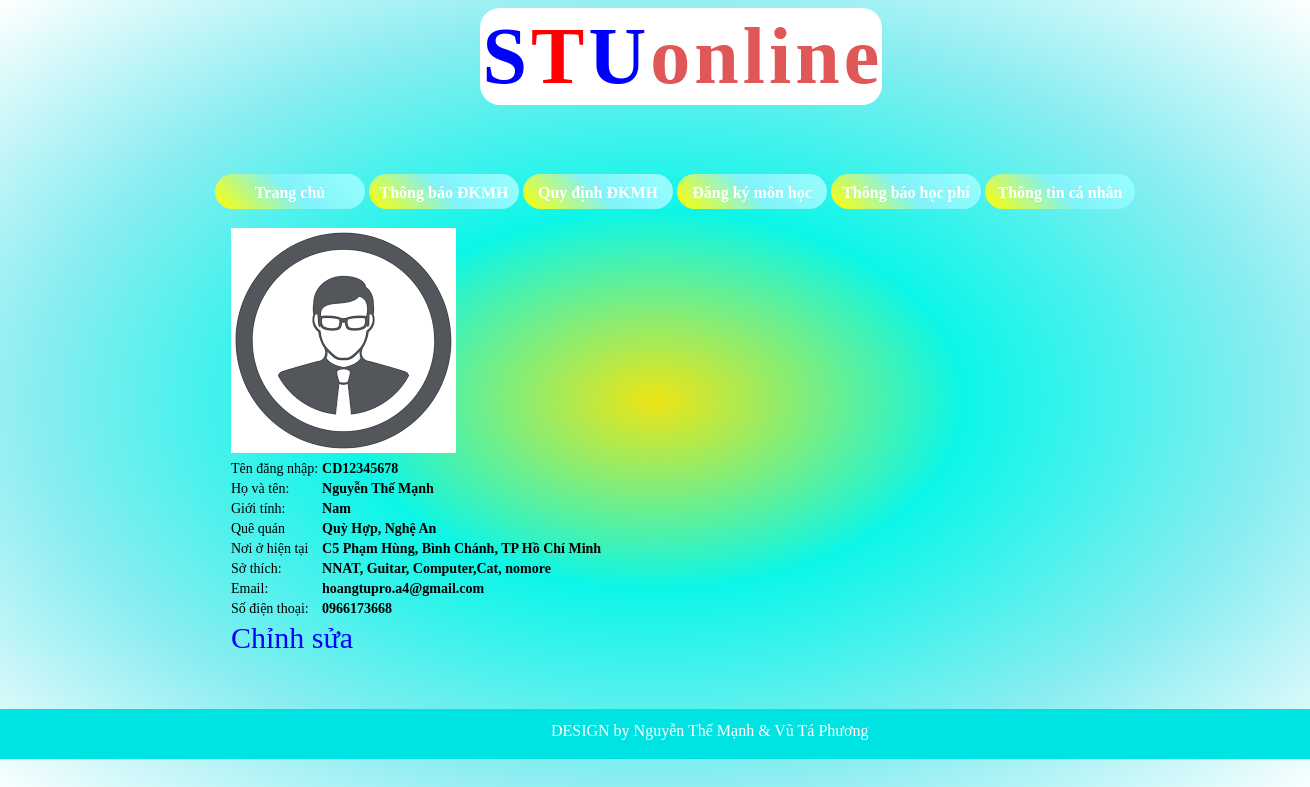
Page /DKMHOnline/thongtin.php (signed in) on the earlier database version.
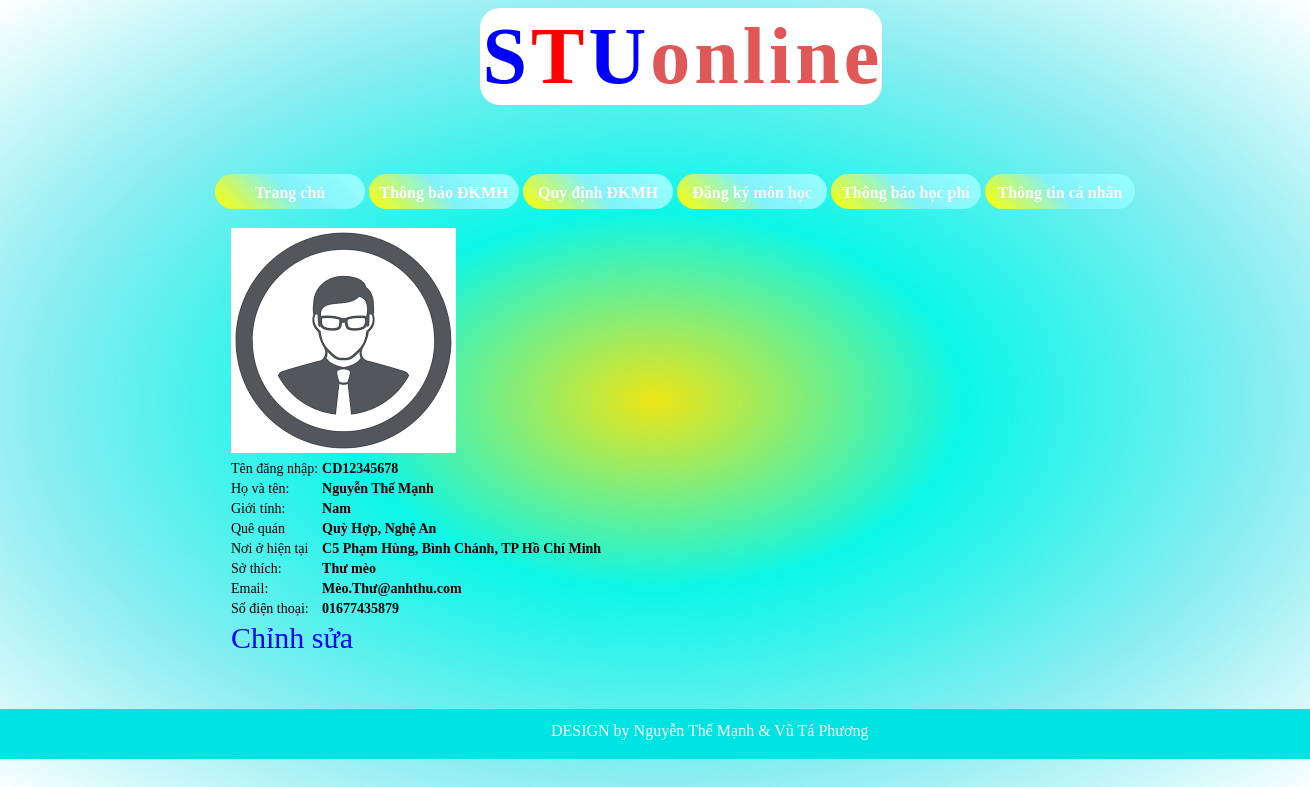
Same page on the later database version.
### tables this page shows
CREATE TABLE IF NOT EXISTS `sinhvien` (
  `mssv` varchar(10) NOT NULL,
  `pass` varchar(12) NOT NULL,
  `hoten` tinytext NOT NULL,
  `gt` tinytext NOT NULL,
  `quequan` tinytext NOT NULL,
  `noio` tinytext NOT NULL,
  `manv` varchar(10) DEFAULT NULL,
  `sothich` tinytext,
  `avt` tinytext,
  `email` tinytext,
  `sdt` int(12) DEFAULT NULL,
  `manganh` varchar(10) DEFAULT NULL,
  `makhoa` varchar(10) DEFAULT NULL,
  `covanht` varchar(10) DEFAULT NULL,
  PRIMARY KEY (`mssv`),
  KEY `makhoa` (`makhoa`),
  KEY `manganh` (`manganh`),
  KEY `manv` (`manv`),
  KEY `covanht` (`covanht`)
);

### DKMHOnline/thongtin.php (the view, shortened to what this page needs)
<?php
if (isset($_SESSION['user'])) {
  $tennd=$_SESSION['user'];
}
else
{
  header('Location: index.php');
}
include 'config/config.php';
?>
<!doctype html>
<html>
<head><meta http-equiv="content-type" content="text/html;charset=utf-8"/>
    <link href="css/hover.css" rel="stylesheet" media="all">
     <link href="css/magic.css" rel="stylesheet">
     <link href="css/logoheader.css" rel="stylesheet">
     <link href="css/dinhdangnut.css" rel="stylesheet">
     <link href="css/nutdangnhap.css" rel="stylesheet">
</head>
<body >
    <div id="header">
    <table align="center" class="tb">
        <tr class="logo"><td class="logophai stu1">S</td><td class="logotrai stu2">T</td><td class="logophai stu1">U</td><td class="logotrai">o</td><td class="logophai">n</td><td class="logotrai">l</td><td class="logophai">i</td><td class="logotrai">n</td><td class="logophai">e</td></tr>
        </table>
        </div>
    <div id="main">
    <div id="thanweb">
    <div id="menutrai">
    <ul>
    <li class="hvr-sweep-to-right hvr-ripple-out"><a>Trang chủ</a></li>
    <li class="hvr-sweep-to-right hvr-ripple-out"><a>Thông báo ĐKMH</a></li>
    <li class="hvr-sweep-to-right hvr-ripple-out"><a>Quy định ĐKMH</a></li>
    <li class="hvr-sweep-to-right hvr-ripple-out"><a>Đăng ký môn học</a></li>
    <li class="hvr-sweep-to-right hvr-ripple-out"><a>Thông báo học phí</a></li>
    <li class="hvr-sweep-to-right hvr-ripple-out"><a href="thongtin.php">Thông tin cá nhân</a></li>
    </ul>
    </div>
    <div id="noidung">
      <?php
            $sqlhoten="SELECT hoten FROM `sinhvien`";
            $datahoten = $obj->prepare($sqlhoten);
            $datahoten->execute();
            $manghoten=$datahoten->fetch(PDO::FETCH_ASSOC);
            $hoten=$manghoten['hoten'];
            $sqlgt="SELECT gt FROM `sinhvien`";
            $datagt = $obj->prepare($sqlgt);
            $datagt->execute();
            $manggt=$datagt->fetch(PDO::FETCH_ASSOC);
            $gt=$manggt['gt'];
            $sqlquequan="SELECT quequan FROM `sinhvien`";
            $dataquequan = $obj->prepare($sqlquequan);
            $dataquequan->execute();
            $mangquequan=$dataquequan->fetch(PDO::FETCH_ASSOC);
            $quequan=$mangquequan['quequan'];
            $sqlnoio="SELECT noio FROM `sinhvien`";
            $datanoio = $obj->prepare($sqlnoio);
            $datanoio->execute();
            $mangnoio=$datanoio->fetch(PDO::FETCH_ASSOC);
            $noio=$mangnoio['noio'];
            $sqlsothich="SELECT sothich FROM `sinhvien`";
            $datasothich = $obj->prepare($sqlsothich);
            $datasothich->execute();
            $mangst=$datasothich->fetch(PDO::FETCH_ASSOC);
            $st=$mangst['sothich'];
            $sqlavt="SELECT avt FROM `sinhvien`";
            $dataavt = $obj->prepare($sqlavt);
            $dataavt->execute();
            $mangavt=$dataavt->fetch(PDO::FETCH_ASSOC);
            $avt=$mangavt['avt'];
            $sqlemail="SELECT email FROM `sinhvien`";
            $dataemail = $obj->prepare($sqlemail);
            $dataemail->execute();
            $mangemail=$dataemail->fetch(PDO::FETCH_ASSOC);
            $email=$mangemail['email'];
            $sqlsdt="SELECT sdt FROM `sinhvien`";
            $datasdt = $obj->prepare($sqlsdt);
            $datasdt->execute();
            $mangsdt=$datasdt->fetch(PDO::FETCH_ASSOC);
            $sdt=$mangsdt['sdt'];
            if ($avt=='' && $gt=="Nam") {
                $avatar='image/nam.png';
            }
            else
            {
                $avatar='image/nu.jpg';
            }
    ?>
    <table style="font-size:14px">
                <tr><td colspan="2"><div class="khungavt"><img src="<?php echo $avatar;?>"></div></td></tr>
                <tr ><td>Tên đăng nhập: </td><td style="font-weight: bold;"><?php echo $tennd;?></td></tr>
                <tr ><td>Họ và tên: </td><td style="font-weight: bold;"><?php echo $hoten;?></td></tr>
                <tr ><td>Giới tính: </td><td style="font-weight: bold;"><?php echo $gt;?></td></tr>
                <tr ><td>Quê quán</td><td style="font-weight: bold;"><?php echo $quequan;?></td></tr>
                <tr ><td>Nơi ở hiện tại</td><td style="font-weight: bold;"><?php echo $noio;?></td></tr>
                <tr ><td>Sở thích: </td><td style="font-weight: bold;"><?php echo $st;?></td></tr>
                <tr ><td>Email: </td><td style="font-weight: bold;"><?php echo $email;?></td></tr>
                <tr ><td>Số điện thoại: </td><td style="font-weight: bold;">0<?php echo $sdt?></td></tr>
                <tr><td colspan="2" ><a href="editinfosv.php" >Chỉnh sửa</a></td></tr>
              </table>
            </div>
    </div>
  </div>
  <div id="footer">
  <table align="center" style="padding-top:10px"><tr><td>
  DESIGN by Nguyễn Thế Mạnh &amp; Vũ Tá Phương
  </td></tr></table>
  </div>
</body>
</html>

Differences in the rows shown:
changed sinhvien "Nguyễn Thế Mạnh": sothich "NNAT, Guitar, Computer,Cat, nomore" → "Thư mèo"; email "hoangtupro.a4@gmail.com" → "Mèo.Thư@anhthu.com"; sdt "966173668" → "1677435879"
